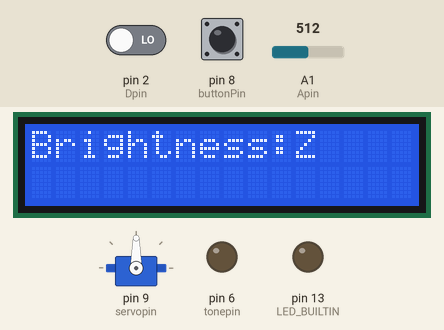
Simulated run of this sketch. Board: Arduino Uno, built with avr-gcc and run on an emulated ATmega328P. Parts: servo, 16×2 character LCD, output pins drawn as LEDs (lit = HIGH). The inputs (shaded band) are chosen by the test bench; at power-on: A1 (Apin) = 512, pin 2 (Dpin) LOW, pin 8 (buttonPin) LOW. What the sketch prints to the serial monitor is not drawn.

Above: at 1.2 s.
1.3 s: A1 (Apin) set to 716
At 2.9 s:
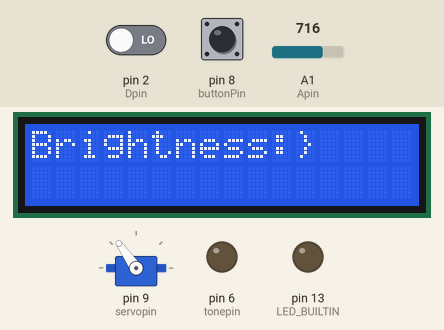
4.6 s: A1 (Apin) set to 900
At 5.8 s:
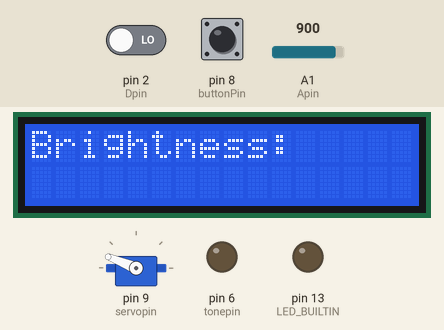
8.6 s: A1 (Apin) set to 1023
At 9.7 s:
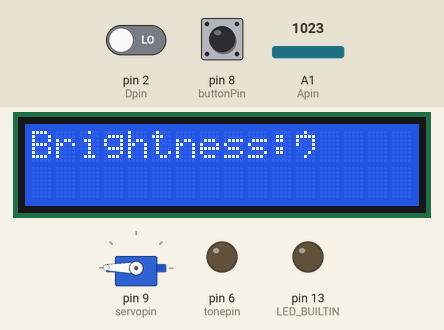
12.7 s: A1 (Apin) set to 306
At 13.8 s:
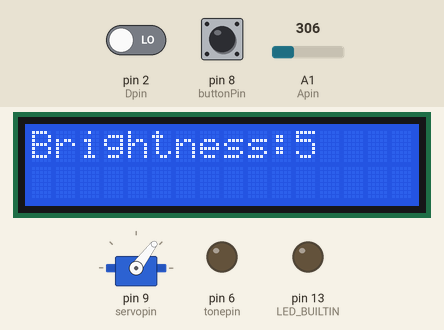
16.7 s: A1 (Apin) set to 122
At 17.7 s:
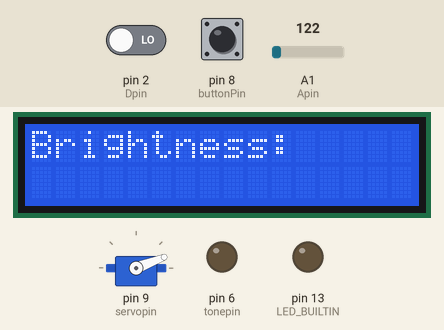
20.8 s: A1 (Apin) set to 0
At 21.7 s:
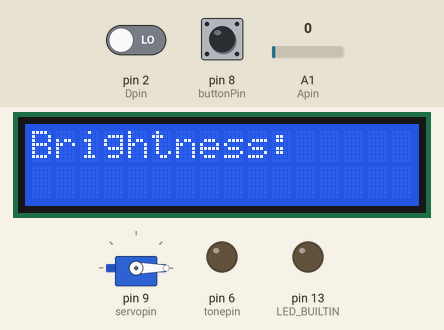
Timing chart, 0 to 23.8 s (numbered marks = the images above; inputs shaded):
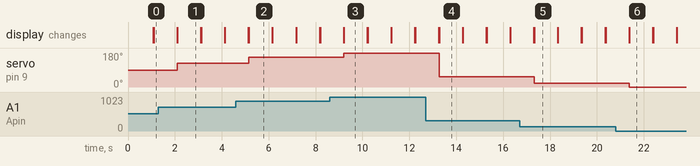

Measured:
- after the input at 1.3 s, servo on pin 9 (servopin): 90° → 125° after 0.81 s; the display: first differs from a run without the input after 0.81 s (image 1)
- after the input at 4.6 s, servo on pin 9 (servopin): 125° → 158° after 0.55 s; the display: first differs from a run without the input after 0.55 s (image 2)
- after the input at 8.6 s, servo on pin 9 (servopin): 158° → 179° after 0.61 s; the display: first differs from a run without the input after 0.61 s (image 3)
- after the input at 12.7 s, servo on pin 9 (servopin): 179° → 53° after 0.57 s; the display: first differs from a run without the input after 0.57 s (image 4)
- after the input at 16.7 s, servo on pin 9 (servopin): 53° → 21° after 0.62 s; the display: first differs from a run without the input after 0.62 s (image 5)
- after the input at 20.8 s, servo on pin 9 (servopin): 21° → 0° after 0.58 s
- what the display in image 1 shows lasts 1.0 s, from 2.1 s to 3.1 s

The sketch:

assignment.ino
```cpp
/* Luminance meter
 calculate the light and display it by control the servo precisely.
 Also, you can see the specific value of brightness on the lcd screen.
 The range is 0 to 180. The greater the value, the lower the brightness.
 And you can push the button to launch another function.
 if it's dark, then the LED is on and the buzzer rings periodically.
*/

#include <Servo.h>
#include <Wire.h>
#include <LiquidCrystal_I2C.h>

LiquidCrystal_I2C lcd(0x27,16,2);

Servo myservo;

const int Apin=1;
const int Dpin=2;
const int tonepin=6;
const int buttonPin=8;
const int servopin=9;
int buttonState=0;


void setup()
{
  Serial.begin(9600);
  pinMode(LED_BUILTIN, OUTPUT);
  pinMode(tonepin, OUTPUT);
  pinMode(buttonPin, INPUT);
  myservo.attach(servopin);
  lcd.init();                      // initialize the lcd
  lcd.backlight();
}

void loop()
{
  int i;
  int analog_val,digital_val,val;
  analog_val=analogRead(Apin);
  Serial.print("analog value:");
  Serial.print(analog_val);
  Serial.print(", d:");
  digital_val = digitalRead(Dpin); //1:dark  0:light
  Serial.println(digital_val);

  buttonState = digitalRead(buttonPin);
  val = map(analog_val,0,1024,0,180);
  myservo.write(val); //servo gets value
  lcd.print("Brightness:");
  lcd.write(val);
  delay(1000);

  // if push the button
  if (buttonState == HIGH){
    // it's dark
    if (digital_val == 1){
      digitalWrite(LED_BUILTIN, HIGH); // turn on the led
        // ring periodically
        for(i=0;i<10;i++)
        {
          digitalWrite(tonepin,HIGH);
          delay(10);
          digitalWrite(tonepin,LOW);
          delay(10);
        }

    }else{
      digitalWrite(LED_BUILTIN, LOW);
      digitalWrite(tonepin,LOW);
    }
    delay(100);
  }else{
      digitalWrite(LED_BUILTIN, LOW);
      digitalWrite(tonepin,LOW);
  }
  lcd.clear();
}
```
